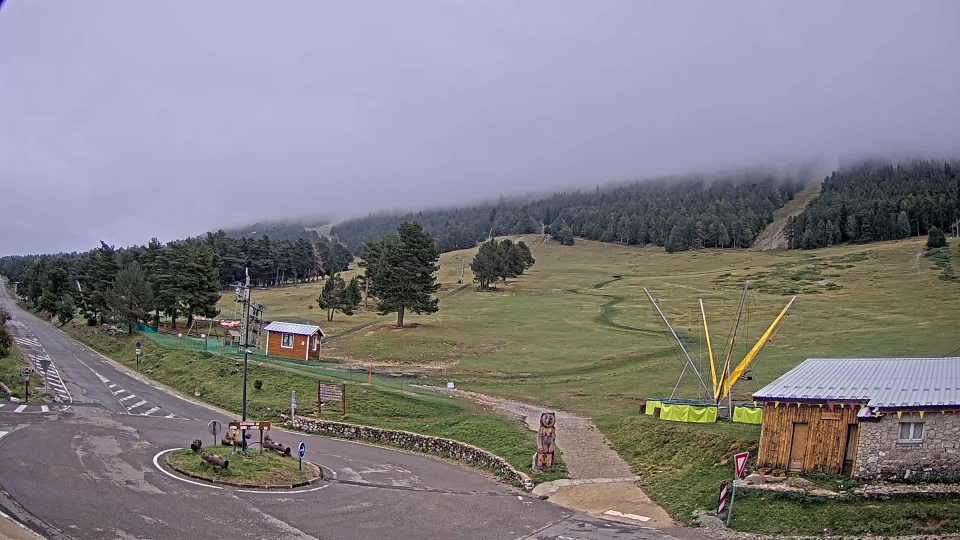
#> input picture data/jour_reference.jpg, 1920 x 1080 px (shown at 1/2 size)
$ python -i scene.py   (imports and definitions only)   (older library calls are emulated)
#> lines starting #> are read from the running program, lines starting #| are printed output that depends on the picture
#> further down, picture is the input picture: shape (1080, 1920, 3); mean B, G, R 133.7, 127.9, 129.4
"""Day, night and weather for the Mont Serein frame.

The same pixels are not the same event at noon, at dusk, or in fog.
"""

from __future__ import annotations

import json
import logging
import math
import time
import urllib.request
from dataclasses import dataclass
from datetime import datetime, timezone
from pathlib import Path

import cv2
import numpy as np

log = logging.getLogger("ventoux.scene")

# How far one can see, read off the picture, because nothing else here can see
# it. The forecast service describes the valley a thousand metres below the
# camera: it called the night of 26 September "ciel dégagé" from end to end
# while the hillside was shut in, and on that word the watcher cried fire eight
# times at the same street lamp by the chalet.
#
# What is measured is the crest of the Ventoux, which is either an edge against
# the sky or it is nothing. Over every night in the archive it reads 60 to 72
# when the air is clear and 4 to 15 once the cloud is down, and the eight false
# alarms fall between 4 and 49. The first of them, at 49, is the fog arriving:
# that is why there are two marks rather than one, and why the middle band asks
# the fire rule for more evidence instead of silencing it.
CLEAR_RIDGE = 60.0
FOG_RIDGE = 40.0
# Below this the crest is not merely softened, it is absent. The distinction
# matters because one threshold for both day and night was never one measure:
# the crest is read off the contrast of its own edge, and at night there is
# less contrast whatever the air is doing. Over 181 night readings the median
# was 26 and 74% fell under FOG_RIDGE, against a daytime median of 127 and not
# a single reading under it. Treating all 74% as fog silenced the watch three
# nights out of four, and 23 139 of the 66 492 candidates ever filed -- more
# than any other cause of refusal -- were turned away by that one line.
GONE_RIDGE = 20.0


@dataclass
class Scene:
    period: str
    weather: str
    temperature_c: float | None = None
    clouds: int | None = None
    luminance: float = 0.0
    measured_sky: bool = False
    ridge: float = CLEAR_RIDGE

    # [26 lines left out: functions fogged, blind, hazy, context, not called in this run]


class SceneReader:
    # [121 lines left out: functions __init__, read, _refresh, solar_period, solar_azimuth, solar_elevation, not called in this run]


SKY_BAND = 0.22
# The top fifth of the frame. Below that the summit ridge comes in, and green
# hillside read as cloud would make every clear day overcast.


# Both fog gauges are counts of pixels, so both move when the picture is
# resized, and the watcher does not always hold the same size: the frame off
# the stream is 1920 wide and the photo it files is 480. The same clear night
# read a halo of 24 at one size and 67 at the other, which is the whole width
# of the difference between clear air and fog. So every fog reading is taken at
# one agreed size and the numbers below mean something on their own.
FOG_WIDTH = 480


def _at_fog_width(frame: np.ndarray) -> np.ndarray:
    width = frame.shape[1]
    if width == FOG_WIDTH:
        return frame
    return cv2.resize(frame, (FOG_WIDTH, max(1, round(frame.shape[0] * FOG_WIDTH / width))))


def skyline_edge(frame: np.ndarray | None) -> float:
    """How sharp the crest of the Ventoux still is, in grey levels per pixel.

    The strongest vertical step of each column, not the average of them: the
    ridge is one line across an otherwise plain sky, and averaging over the
    plain part would drown it.
    """
    if frame is None or frame.size == 0:
        return 0.0
    frame = _at_fog_width(frame)
    height = frame.shape[0]
    band = cv2.cvtColor(frame[int(height * 0.18):int(height * 0.42)], cv2.COLOR_BGR2GRAY).astype(np.float32)
    if band.size == 0:
        return 0.0
    band = cv2.GaussianBlur(band, (0, 0), 1.5)
    step = np.abs(cv2.Sobel(band, cv2.CV_32F, 0, 1, ksize=3))
    return float(np.mean(np.max(step, axis=0)))


# [96 lines left out: functions sky_cover, weather_from_sky, weather_label, moon_spot, _inside_circle, not called in this run]


def read_sky(frame: np.ndarray | None) -> str:
    """Weather read from the sky band of this camera, not from a station."""
    if frame is None or frame.size == 0:
        return ""
    height = frame.shape[0]
#> height = 1080
    band = frame[: max(1, int(height * 0.16))]
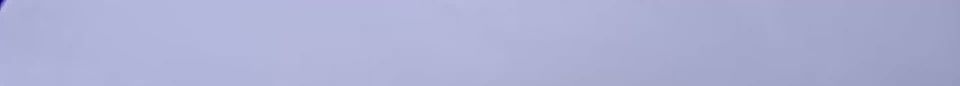
#> band: shape (172, 1920, 3) (shown at 1/2 size); mean B, G, R 211.8, 176.3, 172.7
    hsv = cv2.cvtColor(band, cv2.COLOR_BGR2HSV)
#> hsv: shape (172, 1920, 3); mean H, S, V 117.4, 47.2, 211.8
    hue = hsv[:, :, 0]
    sat = hsv[:, :, 1]
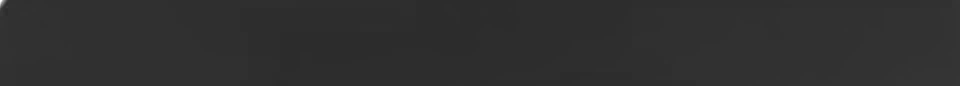
#> sat: shape (172, 1920) (shown at 1/2 size); min 43, max 255, mean 47.2
    val = hsv[:, :, 2]
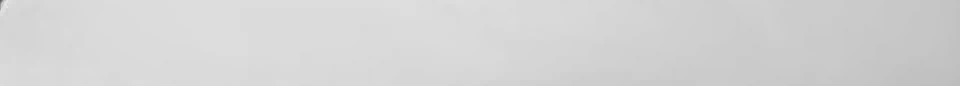
#> val: shape (172, 1920) (shown at 1/2 size); min 89, max 235, mean 211.8
    mean_v = float(val.mean())
#> mean_v = 211.8
    mean_s = float(sat.mean())
#> mean_s = 47.16
    spread = float(val.std())
#> spread = 7.88
    blue = float(((hue >= 90) & (hue <= 130) & (sat >= 40)).mean())
#> blue = 1
    if mean_v < 45:
        # Nothing can be measured in a black frame, so nothing is claimed. In
        # practice this camera never gives one: its sky band sits between 45
        # and 110 all night, lit by the lamps and the glow of the sky.
        return "nuit"
    # Asked before the colour tests, which read a strip of pure sky and so only
    # ever see fog by daylight. That is how a night with the crest of the
    # Ventoux nowhere in the picture came to be filed as "ciel dégagé".
    if skyline_edge(frame) < FOG_RIDGE:
#> in _at_fog_width, `return cv2.resize(frame, (FOG_WIDTH, max(1, round(frame.shape[0] * FOG..`:
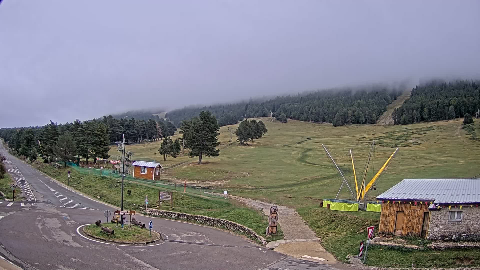
#> returned value: shape (270, 480, 3); mean of channels 0, 1, 2 133.8, 128, 129.5; drawn as B, G, R
#> in skyline_edge, `band = cv2.cvtColor(frame[int(height * 0.18):int(height * 0.42)], cv2...`:
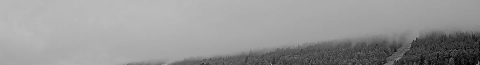
#> band: shape (65, 480) float32; min 2, max 187, mean 150.8
#> in skyline_edge, `step = np.abs(cv2.Sobel(band, cv2.CV_32F, 0, 1, ksize=3))`:
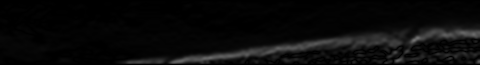
#> step: shape (65, 480) float32; min 0, max 112.1, mean 10.2
        return "brouillard"
    if mean_s < 28 and spread < 16:
        return "brouillard"
    if blue >= 0.45 and mean_s >= 50:
        return "ciel dégagé"
    if blue >= 0.18 or spread >= 28:
        return "peu nuageux"
    return "couvert"


class ViewLog:
    """The last webcam bulletin, with the frame it was read from."""

    # [78 lines left out: functions __init__, note, _narrow, _stamp, luminance, not called in this run]

>>> import cv2
>>> picture = cv2.imread('../data/jour_reference.jpg')
>>> result = read_sky(picture)
#> result = 'peu nuageux'

$ run again, on data/reference.jpg
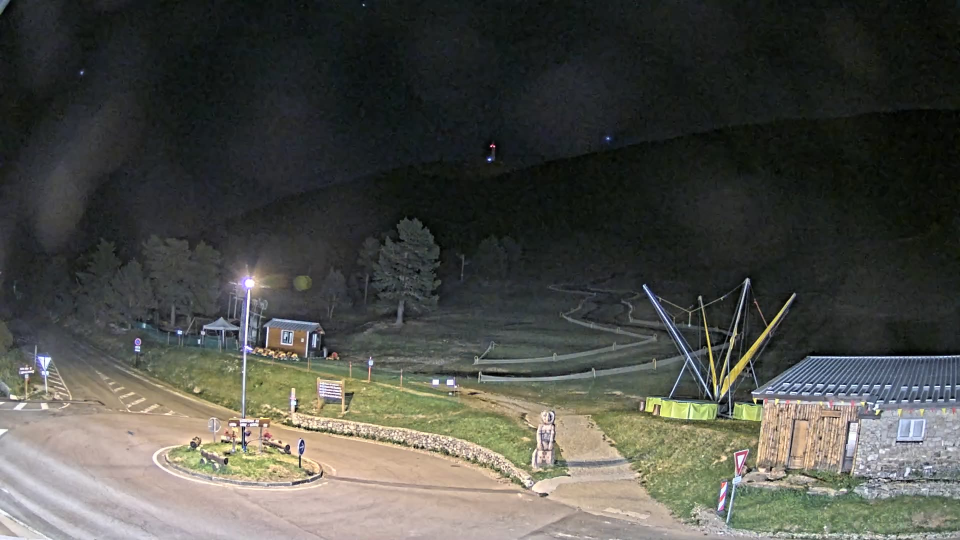
#> input picture data/reference.jpg, 1920 x 1080 px (shown at 1/2 size)
#> picture is the input picture: shape (1080, 1920, 3); mean B, G, R 71.7, 77.4, 76.8
#> hsv: shape (172, 1920, 3); mean H, S, V 81.6, 53.9, 27.3
#> in read_sky, `hue = hsv[:, :, 0]`:
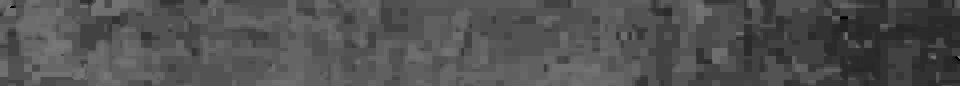
#> hue: shape (172, 1920) (shown at 1/2 size); min 0, max 126, mean 81.6
#> in read_sky, `sat = hsv[:, :, 1]`:
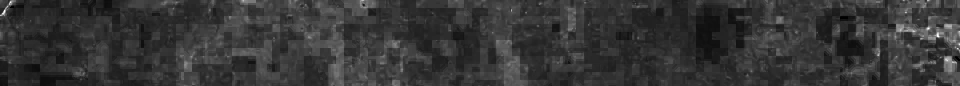
#> sat: shape (172, 1920) (shown at 1/2 size); min 0, max 255, mean 53.9
#> mean_v = 27.26
#> mean_s = 53.9
#> spread = 7.5
#> blue = 0.336
#> result = 'nuit'

$ run again, on data/short_direct_apercu_antenne.jpg
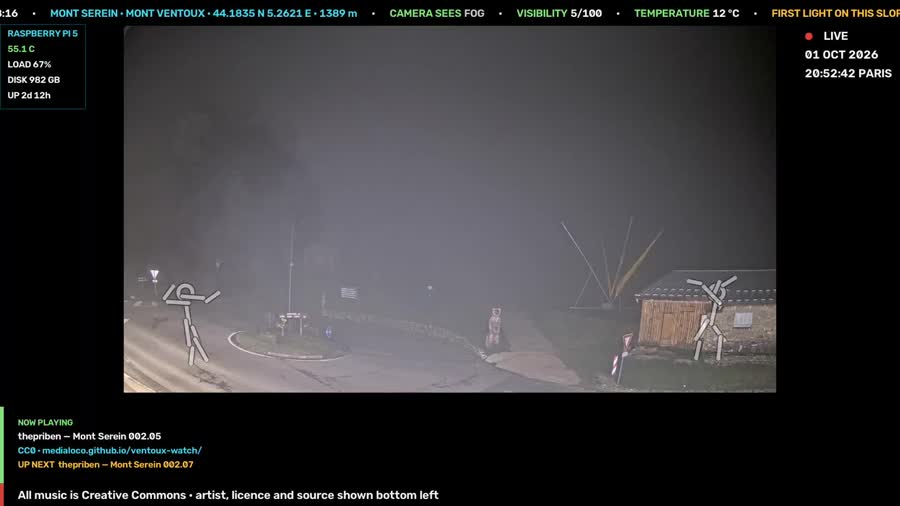
#> input picture data/short_direct_apercu_antenne.jpg, 900 x 506 px
#> picture is the input picture: shape (506, 900, 3); mean B, G, R 55.2, 53.2, 54.3
#> hsv: shape (80, 900, 3); mean H, S, V 78.7, 73.5, 44.9
#> in read_sky, `sat = hsv[:, :, 1]`:
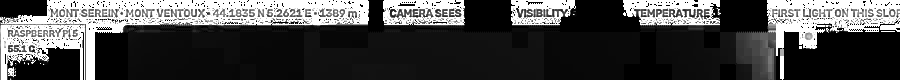
#> sat: shape (80, 900); min 0, max 255, mean 73.5
#> in read_sky, `val = hsv[:, :, 2]`:
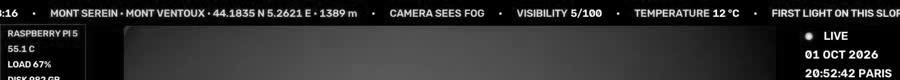
#> val: shape (80, 900); min 0, max 255, mean 44.9
#> mean_v = 44.87
#> mean_s = 73.52
#> spread = 46.09
#> blue = 0.11
#> result = 'nuit'

$ run again, on data/view.jpg
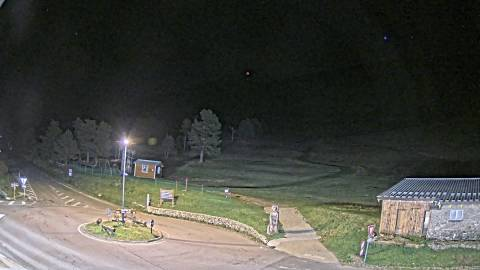
#> input picture data/view.jpg, 480 x 270 px
#> picture is the input picture: shape (270, 480, 3); mean B, G, R 68, 74.5, 73.6
#> in read_sky, `band = frame[: max(1, int(height * 0.16))]`:
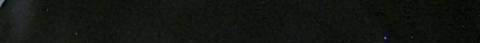
#> band: shape (43, 480, 3); mean B, G, R 17, 21.3, 17.7
#> hsv: shape (43, 480, 3); mean H, S, V 56.1, 64.2, 21.4
#> in read_sky, `sat = hsv[:, :, 1]`:
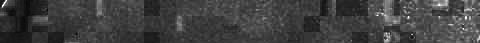
#> sat: shape (43, 480); min 10, max 255, mean 64.2
#> mean_v = 21.43
#> mean_s = 64.18
#> spread = 6.55
#> blue = 0.00804
#> result = 'nuit'
